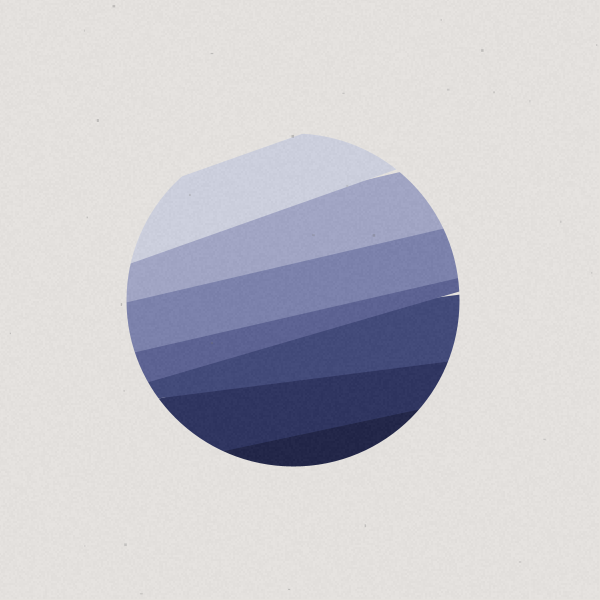
Frame 1 (no input)
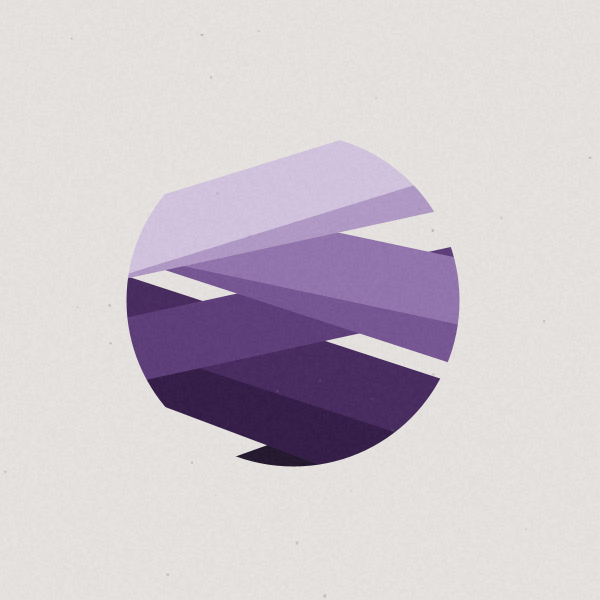
Frame 2 (the mouse pressed at the canvas centre, redrawn once)

The Processing sketch that drew these frames (run headless with seeded random() and noise(); the mouse was pressed at the canvas centre and the sketch redrawn once):

// Processing sketch: Son_of_Ra
// ── Son_of_Ra.pde
//
// From Manoylov AC's Son of Ra
// https://www.openprocessing.org/sketch/144336

// which was based on #37 Son of Ra
// http://geometrydaily.tumblr.com/post/17155048079/37-son-of-ra-a-new-minimal-geometric
//
// Controls:
// MouseClick  - redraw 
//
// Keys:
// X  - add one strip
// Z - remove one strip 
//
/////////////////////////////////////////////////

int sw = 2;           
int sz = 600;
float diam = 600/1.8;
float start;
int iter = 8;
float step = diam/iter;
int [] ch = { -1, 1 };
int wdt = 65;

void setup() {
  size(600, 600);
  colorMode(HSB, 100, 100, 100);
  noLoop();
  rectMode(CENTER);
  noStroke();
}

void draw() {
  background(10, 3, 90);
  start = diam + diam/2; 

  float H = random(0, 100);
  float S = random(90, 100);
  float B = 10;

  for (int i = 0; i<iter; ++i) {
    pushMatrix();
    translate(width/2, start-wdt/2);
    rotate(radians(random(7, 22)* ch[(int)random(ch.length)]));
    fill (H, S-i*(100/iter), B+i*((100-8)/iter));
    rect(0, 0, sz, wdt);
    start-= step - random(-step/2, step/2);
    popMatrix();
  }

  stroke(10, 3, 90);
  noFill();
  strokeWeight(300);
  ellipse(width/2-7, height/2, (diam+sz/2), (diam+sz/2));

  //paper(10);  // browser value
  paper(30);  // normal value
  save("son_of_ra.jpg");
}

void mousePressed() {
  redraw();
}

void keyPressed() {
  if (key == 'z') {
    iter--;
  }
  if (key == 'x') {
    iter++;
  }
  iter = constrain(iter, 3, 30);
  step = diam/iter;
  redraw();
}

void paper(int in_val) {
  noStroke();
  for (int i = 0; i<width-1; i+=2) {
    for (int j = 0; j<height-1; j+=2) {
      fill(random(85-10, 85+10), in_val);
      rect(i, j, 2, 2);
    }
  }

  for (int i = 0; i<30; i++) {
    fill(random(40, 60), random(in_val*2.5, in_val*3));
    rect(random(0, width-2), random(0, height-2), random(1, 3), random(1, 3));
  }
}
